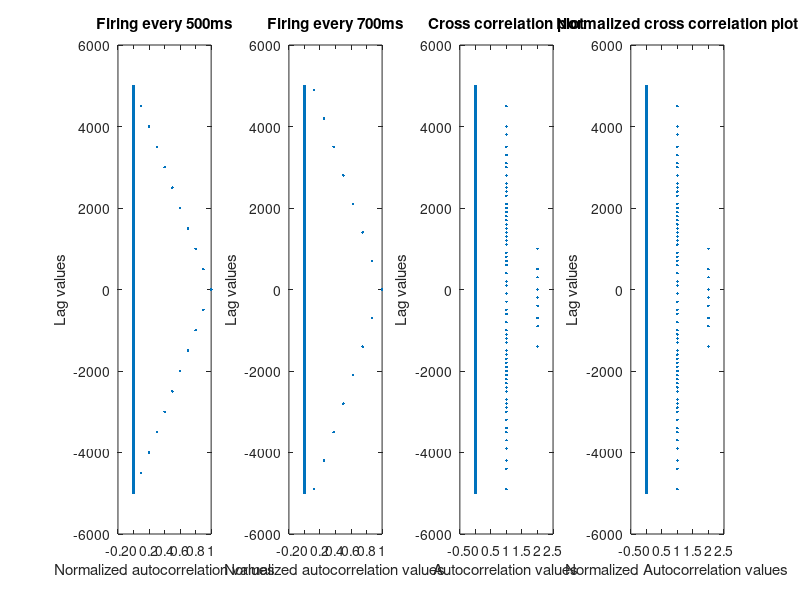

MATLAB code for this plot:
%% CCBR 7th January 2020 - Assignment 1

% Part 1: Spike train of a neuron
% Modeling neuron spikes as a Memoryless Poisson process

%{
clear all

FR = 0;                             % Desired Firing rate - number of spikes per second
Dt = 1e-3;                          % 1 ms
time = 200;                         % Time in seconds for which the expt is carried out for

i = 1;                              % Setting for loop index
MISI = zeros(100,1);
DISI = zeros(100,1);

for FR=1:100
    timePoints = time/Dt;               % Total number of datapoints under study
    R = rand(timePoints, 1);            % Creating a random vector
    Lambda = FR*Dt;                     % Threshold for a spike to occur
    Spikes = zeros(timePoints, 1);      % Creating a zero vector of length of number of data points
    Spikes(R<Lambda) = 1;               % Setting values below threshold to fire
    ObservedFR = sum(Spikes==1)/time;   % Observed Firing rate
    SpikeIndices = find(Spikes==1);     % Finding indices where the neuron fires
    SpikeTimes = SpikeIndices*Dt;       % Identifying times associated with the firing of the neuron
    ISI = diff(SpikeTimes);             % Inter Spike Interval
    MISI(i) = mean(ISI);
    DISI(i) = std(ISI);
    i = i + 1;
end

figure; loglog(MISI, DISI, '.')
xlabel("Mean of Inter Space Interval");
ylabel("Std Dev of Inter Space Interval");

binSize = 20;                           % Entire data is divided into 20 equal parts
figure; hist(ISI,binSize);
title("Plot at 100 Hz firing rate")
xlabel("Time in ms")
ylabel("Counts")
%}

%%

% Part 2: Autocorrelation

%{
[correlation, lags] = xcorr(Spikes,'coeff');            % coeff normalizes the Spikes array autocorrelation values
plot(correlation, lags,'.')                                 % Symmetric about lag = 0
%}

% Why are we even doing autocorrelation?
% ?

%%

clear all

% Part 3: *Periodic* spike train

T = 20;
Dt = 1e-3;
timePoints2 = T/Dt;
Spikes2 = zeros(timePoints2, 1);
Spikes2(1:20:end) = 1;

% Q1(5 points) How many spikes would you expect in this spike train of 20seconds?
disp("Answer for Question 1: We can expect 20000/20 spikes i.e 1000 spikes, with the last spike at 19,981") 

% Q2(10 points) How would you check that?(function/code in MATLAB)
disp("Answer for Question 2")
sum(Spikes2 == 1)

% Q3(15 points) What is the mean firing rate for this spike train? Store this value in a
% variable called MFR.

disp("Answer for Question 3")
MFR = sum(Spikes2==1)/T

[correlation2,lags2] = xcorr(Spikes2,"coeff");

figure; plot(correlation2,lags2,'.');
xlabel("Normalized autocorrelation values");
ylabel("Lag values");

%% HW problems

%{
Q4.(30 points) Given the actual data from a hippocampal neuron, compute the
ISI histogram and autocorrelation. 
Load this data using the command load('HW1Data_SpikeTrain.mat'); make sure that you "set path" to the 
folder containing this file. Alternatively, use function cd('FolderLocationForTheFile')
Start with the Spiketimes (ST) and the time bins(T_bc, in seconds). 
Compute ISI histogram of the Spiketimes. 
Next use, "hist" function to compute Spike counts in each time bin.
Then compute autocorrelation. 

What is the time bin(Spike counts are provided as vector SC to cross check )? 

How long was this recording made? If the time bins are in seconds, 
at what resolution(in seconds) is the experiment being recorded?(write code to obtain this)
%}

clear all

% cd("CCBR_Jan7")
load("HW1Data_SpikeTrain.mat");
ISI2 = diff(ST);
% ISI Histogram of Spike Times
subplot(1,3,1);
hist(ISI2,T_bc);
title("Histogram of ISI")
xlabel("Time in ms")
ylabel("Counts")

%[SC1, edges] = hist(ISI2,T_bc);
% Using hist function to find spike counts
[SC1, edges] = hist(ST,T_bc);

[correlation3,lags3] = xcorr(SC,"coeff");
subplot(1,3,2);
plot(correlation3,lags3,'.');
title("For given SC");
xlabel("Normalized autocorrelation values");
ylabel("Lag values");

[correlation4,lags4] = xcorr(SC1,"coeff");
subplot(1,3,3);
plot(correlation4,lags4,'.');
title("For calculated SC");
xlabel("Normalized autocorrelation values");
ylabel("Lag values");

% What is the time bin(Spike counts are provided as vector SC to cross check )? 
disp("Bin Size is")
binSize = T_bc(2) - T_bc(1)

% How long was this recording made? If the time bins are in seconds,
% at what resolution(in seconds) is the experiment being recorded?(write code to obtain this)
disp("Time taken for the recording")
T = T_bc(end) + 0.005 % Since hist function gives the mid point of the bin

%%

clear all

%{
Q5. (40 points) Create 2 spike trains, at a resolution of 1ms for total
duration of 5second. Let the first spike train fire every 500ms, and the second one
fire every 700ms(both have their first spike at t=1ms). 

What would you expect to see in the autocorrelation of each of the spike trains?

Use "xcorr" function and verify your expectations. Next use the xcorr function 
to compute the cross-correlation between these spike trains. Comment in 5 lines about what you see, and how
& why it is expected or unexpected.
%}

T = 5;
dT = 1e-3;
TimePoints = T/dT;

% What would you expect to see in the autocorrelation of each of the spike trains?
% Symmetric behaviour around lag 0, with lag 0 correlation value being the
% highest, and the correlation value decreasing as we move away from lag 0
% The difference between the 500ms autocorrelation and the 700ms
% autocorrelation plot will be the rate of decrease in correlation values.

Spikes1 = zeros(TimePoints, 1);
Spikes1(1:500:end) = 1;
[correlation1,lags1] = xcorr(Spikes1,"coeff");
subplot(1,4,1);
plot(correlation1,lags1,'.');
title("Firing every 500ms");
xlabel("Normalized autocorrelation values");
ylabel("Lag values");

Spikes2 = zeros(TimePoints, 1);
Spikes2(1:700:end) = 1;
[correlation2,lags2] = xcorr(Spikes2,"coeff");
subplot(1,4,2);
plot(correlation2,lags2,'.');
title("Firing every 700ms");
xlabel("Normalized autocorrelation values");
ylabel("Lag values")

[correlation3,lags3] = xcorr(Spikes1,Spikes2);
subplot(1,4,3);
plot(correlation3,lags3,'.');
title("Cross correlation plot");
xlabel("Autocorrelation values");
ylabel("Lag values")

[correlation4,lags4] = xcorr(Spikes1,Spikes2,"coeff");
subplot(1,4,4);
plot(correlation3,lags3,'.');
title("Normalized cross correlation plot");
xlabel("Normalized Autocorrelation values");
ylabel("Lag values")

% Why do you see such a behviour for the cross correlation plot?
% It should meet every 3500 ms, the auto correlation doesn't seem to be
% symmetric either.